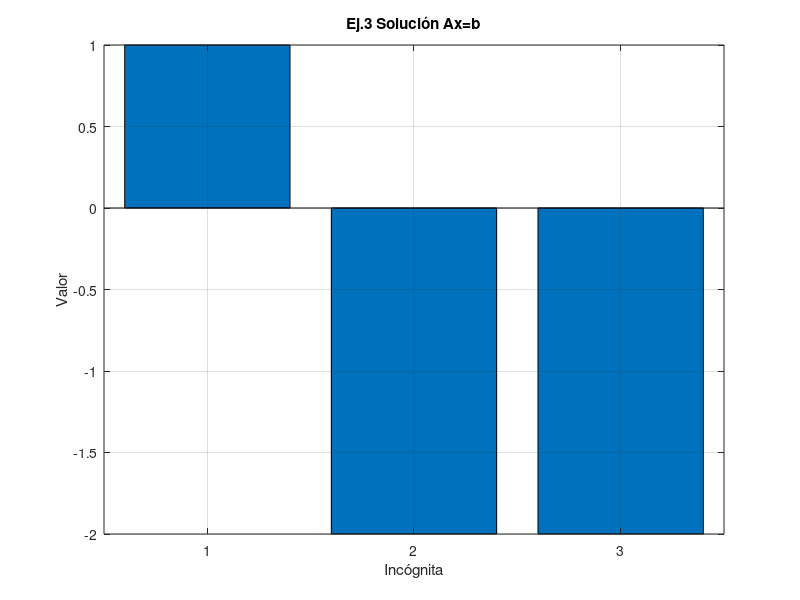

This chart was generated by the following MATLAB code:
%% Ejercicio 3 — Eliminación Gaussiana 3x3
out = getenv('MN_EVID_DIR');
if isempty(out), out = fullfile(fileparts(mfilename('fullpath')), '..', 'evidencias', 'ejercicio_03'); end
if ~exist(out, 'dir'), mkdir(out); end

A = [3 2 -1; 2 -2 4; -1 0.5 -1];
b = [1; -2; 0];
Ab = [A b];
fid = fopen(fullfile(out, 'resultado.txt'), 'w');
fprintf(fid, 'metodo=gauss\n');
fprintf(fid, 'A=[3 2 -1; 2 -2 4; -1 0.5 -1]\n');
fprintf(fid, 'b=[1; -2; 0]\n');

n = 3;
for k = 1:n-1
  for i = k+1:n
    if Ab(k,k) == 0, error('Pivote cero'); end
    m = Ab(i,k)/Ab(k,k);
    Ab(i,k:n+1) = Ab(i,k:n+1) - m*Ab(k,k:n+1);
  end
  fprintf(fid, 'paso_%d\n', k);
  for r = 1:n
    fprintf(fid, 'row,%d,%.8f,%.8f,%.8f,%.8f\n', r, Ab(r,:));
  end
end
x = zeros(n,1);
for i = n:-1:1
  x(i) = (Ab(i,n+1) - Ab(i,i+1:n)*x(i+1:n)) / Ab(i,i);
end
res = norm(A*x - b);
fprintf(fid, 'sol,x1=%.10f,x2=%.10f,x3=%.10f\n', x(1), x(2), x(3));
fprintf(fid, 'residual_norm=%.12e\n', res);
fclose(fid);

figure('visible', 'off');
bar(x); grid on; title('Ej.3 Solución Ax=b'); xlabel('Incógnita'); ylabel('Valor');
print(fullfile(out, 'octave_grafica.png'), '-dpng', '-r140');
